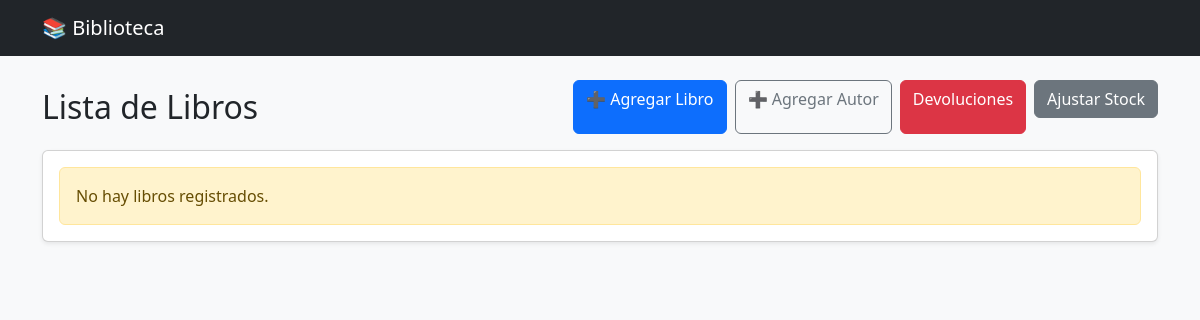
/, run on an earlier commit of the app's database.
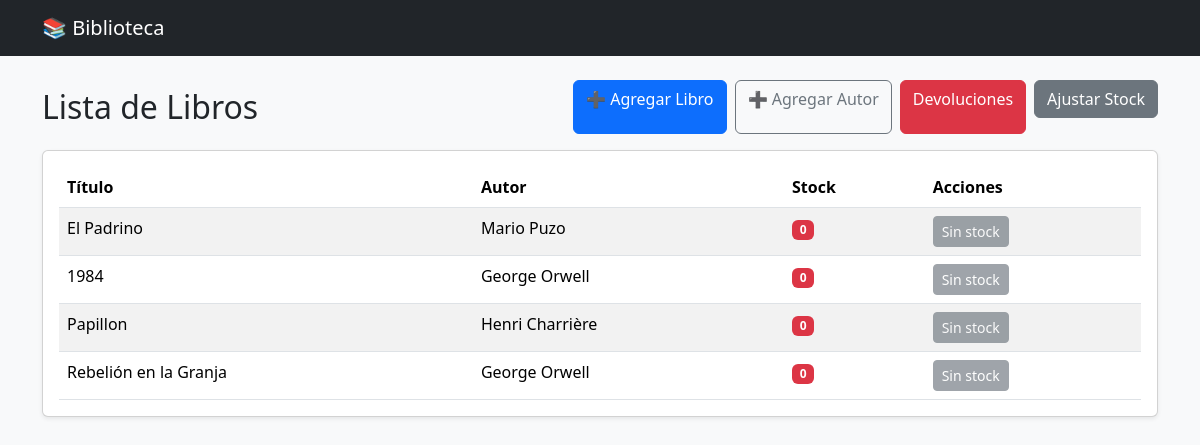
And on a later commit of the database.
### catalogo/models.py (models this page shows, shortened)
class Libro(models.Model):
    titulo = models.CharField(max_length=200)
    autor = models.ForeignKey(Autor, on_delete=models.CASCADE)
    stock = models.PositiveIntegerField(
        default=0,
        validators=[MinValueValidator(0)]
    )

class Autor(models.Model):
    nombre = models.CharField(max_length=100)

### catalogo/views.py (the view)
# urls.py: path("", views.lista_libros, name="lista_libros"),
def lista_libros(request):
    libros = Libro.objects.select_related("autor").all()
    return render(request, "catalogo/lista_libros.html", {"libros": libros})

### catalogo/templates/catalogo/lista_libros.html (shortened to what this page needs)
{% extends "catalogo/base.html" %}
{% block content %}
<div class="d-flex justify-content-between align-items-center mb-3">
    <h2 class="mb-0">Lista de Libros</h2>
    <div class="d-flex gap-2">
        <a href="{% url 'crear_libro' %}" class="btn btn-primary">➕ Agregar Libro</a>
        <a href="{% url 'crear_autor' %}" class="btn btn-outline-secondary">➕ Agregar Autor</a>
        <a href="{% url 'devolver_libro' %}" class="btn btn-danger">Devoluciones</a>
        <a href="{% url 'ajustar_stock' %}" class="btn btn-secondary mb-3">Ajustar Stock</a>
    </div>
</div>
<div class="card shadow-sm">
    <div class="card-body">
        {% if libros %}
            <table class="table table-striped table-hover mb-0">
                <thead>
                    <tr>
                        <th>Título</th>
                        <th>Autor</th>
                        <th>Stock</th>
                        <th>Acciones</th>
                    </tr>
                </thead>
                <tbody>
                    {% for libro in libros %}
                    <tr>
                        <td>{{ libro.titulo }}</td>
                        <td>{{ libro.autor.nombre }}</td>
                        <td>
                            {% if libro.stock > 0 %}
                                <span class="badge bg-success">
                                    {{ libro.stock }}
                                </span>
                            {% else %}
                                <span class="badge bg-danger">0</span>
                            {% endif %}
                        </td>
                        <td>
                            {% if libro.stock > 0 %}
                                <a href="{% url 'prestar_libro' libro.id %}"
                                    class="btn btn-sm btn-warning">Prestar</a>
                            {% else %}
                                <button class="btn btn-sm btn-secondary" disabled>Sin stock</button>
                            {% endif %}
                        </td>
                    </tr>
                    {% endfor %}
                </tbody>
            </table>
        {% else %}
            <div class="alert alert-warning mb-0">
                No hay libros registrados.
            </div>
        {% endif %}
    </div>
</div>
{% endblock %}

### catalogo/templates/catalogo/base.html (shortened to what this page needs)
<!DOCTYPE html>
<html lang="es">
<head>
    <link href="https://cdn.jsdelivr.net/npm/bootstrap@5.3.3/dist/css/bootstrap.min.css" rel="stylesheet">
</head>
<body class="bg-light">
    <nav class="navbar navbar-expand-lg navbar-dark bg-dark mb-4">
        <div class="container">
            <a class="navbar-brand" href="{% url 'lista_libros' %}">📚 Biblioteca</a>
        </div>
    </nav>
    <div class="container">
        {% block content %}
        {% endblock %}
    </div>
</body>
</html>

What changed in the data, as far as the page shows it:
added Libro: titulo "El Padrino", autor.nombre "Mario Puzo", stock "0"
added Libro: titulo "1984", autor.nombre "George Orwell", stock "0"
added Libro: titulo "Papillon", autor.nombre "Henri Charrière", stock "0"
added Libro: titulo "Rebelión en la Granja", autor.nombre "George Orwell", stock "0"
Also different on the page:
text no longer shown: "No hay libros registrados."
text now shown: "Título Autor Stock Acciones"
